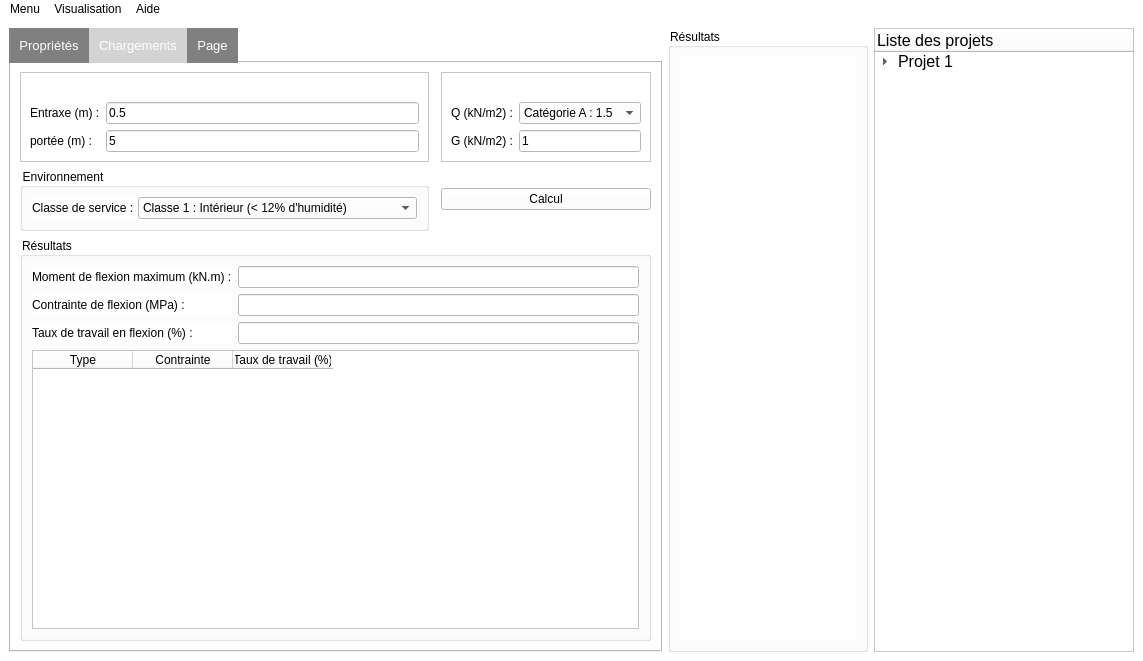
<?xml version="1.0" encoding="UTF-8"?>
<ui version="4.0">
 <class>MainWindow</class>
 <widget class="QMainWindow" name="MainWindow">
  <property name="geometry">
   <rect>
    <x>0</x>
    <y>0</y>
    <width>1143</width>
    <height>661</height>
   </rect>
  </property>
  <property name="windowTitle">
   <string>MainWindow</string>
  </property>
  <property name="styleSheet">
   <string notr="true">background-color: rgb(255, 255, 255);</string>
  </property>
  <widget class="QWidget" name="centralwidget">
   <layout class="QHBoxLayout" name="horizontalLayout_2">
    <item>
     <widget class="QTabWidget" name="tabWidget">
      <property name="maximumSize">
       <size>
        <width>800</width>
        <height>2500</height>
       </size>
      </property>
      <property name="font">
       <font>
        <pointsize>10</pointsize>
       </font>
      </property>
      <property name="styleSheet">
       <string notr="true">QTabWidget::tab-bar {
   border: 1px solid gray;
}

QTabBar::tab {
  background: gray;
  color: white;
  padding: 10px;
 }

 QTabBar::tab:selected {
  background: lightgray;
 }
</string>
      </property>
      <property name="currentIndex">
       <number>1</number>
      </property>
      <widget class="QWidget" name="tab">
       <attribute name="icon">
        <iconset>
         <normaloff>icons/beam_rect.png</normaloff>icons/beam_rect.png</iconset>
       </attribute>
       <attribute name="title">
        <string>Propriétés</string>
       </attribute>
       <layout class="QGridLayout" name="gridLayout_4">
        <item row="0" column="0">
         <widget class="QLabel" name="label_3">
          <property name="sizePolicy">
           <sizepolicy hsizetype="Fixed" vsizetype="Fixed">
            <horstretch>20</horstretch>
            <verstretch>60</verstretch>
           </sizepolicy>
          </property>
          <property name="maximumSize">
           <size>
            <width>130</width>
            <height>190</height>
           </size>
          </property>
          <property name="baseSize">
           <size>
            <width>20</width>
            <height>60</height>
           </size>
          </property>
          <property name="text">
           <string/>
          </property>
          <property name="pixmap">
           <pixmap>images/section.png</pixmap>
          </property>
          <property name="scaledContents">
           <bool>true</bool>
          </property>
         </widget>
        </item>
        <item row="0" column="1">
         <widget class="QFrame" name="frame">
          <property name="maximumSize">
           <size>
            <width>5000</width>
            <height>200</height>
           </size>
          </property>
          <property name="frameShape">
           <enum>QFrame::StyledPanel</enum>
          </property>
          <property name="frameShadow">
           <enum>QFrame::Raised</enum>
          </property>
          <layout class="QGridLayout" name="gridLayout">
           <item row="1" column="0" colspan="2">
            <widget class="QLabel" name="label_4">
             <property name="sizePolicy">
              <sizepolicy hsizetype="MinimumExpanding" vsizetype="MinimumExpanding">
               <horstretch>0</horstretch>
               <verstretch>0</verstretch>
              </sizepolicy>
             </property>
             <property name="text">
              <string>hauteur (mm) :</string>
             </property>
             <property name="scaledContents">
              <bool>false</bool>
             </property>
            </widget>
           </item>
           <item row="1" column="2">
            <widget class="QLineEdit" name="le_h">
             <property name="text">
              <string>10</string>
             </property>
            </widget>
           </item>
           <item row="2" column="1" colspan="2">
            <widget class="QLineEdit" name="le_b">
             <property name="text">
              <string>10</string>
             </property>
            </widget>
           </item>
           <item row="2" column="0">
            <widget class="QLabel" name="label_5">
             <property name="sizePolicy">
              <sizepolicy hsizetype="MinimumExpanding" vsizetype="MinimumExpanding">
               <horstretch>0</horstretch>
               <verstretch>0</verstretch>
              </sizepolicy>
             </property>
             <property name="text">
              <string>base (mm) :</string>
             </property>
             <property name="scaledContents">
              <bool>false</bool>
             </property>
            </widget>
           </item>
           <item row="0" column="0">
            <widget class="QLabel" name="label_9">
             <property name="text">
              <string>Type de section :</string>
             </property>
            </widget>
           </item>
           <item row="0" column="2">
            <widget class="QComboBox" name="comboBox">
             <property name="styleSheet">
              <string notr="true">color: black</string>
             </property>
             <item>
              <property name="text">
               <string>Rectangulaire</string>
              </property>
             </item>
             <item>
              <property name="text">
               <string>Circulaire</string>
              </property>
             </item>
             <item>
              <property name="text">
               <string>IPE</string>
              </property>
             </item>
             <item>
              <property name="text">
               <string>HEB</string>
              </property>
             </item>
             <item>
              <property name="text">
               <string>UPN</string>
              </property>
             </item>
            </widget>
           </item>
          </layout>
         </widget>
        </item>
        <item row="1" column="1">
         <widget class="QFrame" name="frame_2">
          <property name="maximumSize">
           <size>
            <width>16777215</width>
            <height>160</height>
           </size>
          </property>
          <property name="frameShape">
           <enum>QFrame::StyledPanel</enum>
          </property>
          <property name="frameShadow">
           <enum>QFrame::Raised</enum>
          </property>
          <layout class="QGridLayout" name="gridLayout_2">
           <item row="1" column="0">
            <widget class="QLabel" name="label_7">
             <property name="sizePolicy">
              <sizepolicy hsizetype="MinimumExpanding" vsizetype="MinimumExpanding">
               <horstretch>0</horstretch>
               <verstretch>0</verstretch>
              </sizepolicy>
             </property>
             <property name="text">
              <string>Iy (mm4) :</string>
             </property>
             <property name="scaledContents">
              <bool>false</bool>
             </property>
            </widget>
           </item>
           <item row="0" column="2">
            <widget class="QLineEdit" name="le_Iz">
             <property name="text">
              <string>-</string>
             </property>
            </widget>
           </item>
           <item row="2" column="0">
            <widget class="QLabel" name="label_8">
             <property name="sizePolicy">
              <sizepolicy hsizetype="MinimumExpanding" vsizetype="MinimumExpanding">
               <horstretch>0</horstretch>
               <verstretch>0</verstretch>
              </sizepolicy>
             </property>
             <property name="text">
              <string>Aire (mm2) :</string>
             </property>
             <property name="scaledContents">
              <bool>false</bool>
             </property>
            </widget>
           </item>
           <item row="1" column="1" colspan="2">
            <widget class="QLineEdit" name="le_Iy">
             <property name="text">
              <string>-</string>
             </property>
            </widget>
           </item>
           <item row="2" column="2">
            <widget class="QLineEdit" name="le_A">
             <property name="text">
              <string>-</string>
             </property>
            </widget>
           </item>
           <item row="0" column="0" colspan="2">
            <widget class="QLabel" name="label_6">
             <property name="sizePolicy">
              <sizepolicy hsizetype="MinimumExpanding" vsizetype="MinimumExpanding">
               <horstretch>0</horstretch>
               <verstretch>0</verstretch>
              </sizepolicy>
             </property>
             <property name="text">
              <string>Iz (mm4) :</string>
             </property>
             <property name="scaledContents">
              <bool>false</bool>
             </property>
            </widget>
           </item>
          </layout>
         </widget>
        </item>
        <item row="2" column="0" colspan="2">
         <widget class="QGroupBox" name="groupBox_4">
          <property name="title">
           <string>Choix du matériaux :</string>
          </property>
          <layout class="QGridLayout" name="gridLayout_3">
           <item row="0" column="0">
            <widget class="QLabel" name="label_18">
             <property name="text">
              <string>Type bois :</string>
             </property>
            </widget>
           </item>
           <item row="0" column="1">
            <widget class="QComboBox" name="cb_type_bois">
             <property name="styleSheet">
              <string notr="true">color: rgb(0, 0, 0);</string>
             </property>
             <item>
              <property name="text">
               <string>Résineux (EN 338)</string>
              </property>
             </item>
             <item>
              <property name="text">
               <string>Feuillus (EN 338)</string>
              </property>
             </item>
             <item>
              <property name="text">
               <string>Lamelé collé</string>
              </property>
             </item>
            </widget>
           </item>
           <item row="1" column="0">
            <widget class="QLabel" name="label_19">
             <property name="text">
              <string>Classe de résistance :</string>
             </property>
            </widget>
           </item>
           <item row="1" column="1">
            <widget class="QComboBox" name="cb_classe_resistance">
             <property name="styleSheet">
              <string notr="true">color: rgb(0, 0, 0);</string>
             </property>
            </widget>
           </item>
          </layout>
         </widget>
        </item>
        <item row="3" column="0">
         <widget class="QPushButton" name="pb_calcul_section">
          <property name="text">
           <string>Calculer les propriétés de section</string>
          </property>
          <property name="icon">
           <iconset>
            <normaloff>images/calculator.png</normaloff>images/calculator.png</iconset>
          </property>
         </widget>
        </item>
       </layout>
      </widget>
      <widget class="QWidget" name="tab_2">
       <attribute name="icon">
        <iconset>
         <normaloff>icons/opt.png</normaloff>icons/opt.png</iconset>
       </attribute>
       <attribute name="title">
        <string>Chargements</string>
       </attribute>
       <layout class="QGridLayout" name="gridLayout_6">
        <item row="1" column="0">
         <widget class="QFrame" name="frame_3">
          <property name="frameShape">
           <enum>QFrame::StyledPanel</enum>
          </property>
          <property name="frameShadow">
           <enum>QFrame::Raised</enum>
          </property>
          <layout class="QGridLayout" name="gridLayout_7">
           <item row="1" column="0">
            <widget class="QLabel" name="label_16">
             <property name="text">
              <string>Entraxe (m) :</string>
             </property>
            </widget>
           </item>
           <item row="2" column="1">
            <widget class="QLineEdit" name="le_portee">
             <property name="text">
              <string>5</string>
             </property>
            </widget>
           </item>
           <item row="2" column="0">
            <widget class="QLabel" name="label_12">
             <property name="text">
              <string>portée (m) :</string>
             </property>
            </widget>
           </item>
           <item row="1" column="1">
            <widget class="QLineEdit" name="le_entraxe">
             <property name="text">
              <string>0.5</string>
             </property>
            </widget>
           </item>
           <item row="0" column="0" colspan="2" alignment="Qt::AlignHCenter">
            <widget class="QLabel" name="label_15">
             <property name="maximumSize">
              <size>
               <width>250</width>
               <height>180</height>
              </size>
             </property>
             <property name="text">
              <string/>
             </property>
             <property name="pixmap">
              <pixmap>images/iso_view.png</pixmap>
             </property>
             <property name="scaledContents">
              <bool>true</bool>
             </property>
            </widget>
           </item>
          </layout>
         </widget>
        </item>
        <item row="1" column="2">
         <widget class="QFrame" name="frame_4">
          <property name="frameShape">
           <enum>QFrame::StyledPanel</enum>
          </property>
          <property name="frameShadow">
           <enum>QFrame::Raised</enum>
          </property>
          <layout class="QGridLayout" name="gridLayout_5">
           <item row="2" column="0">
            <widget class="QLabel" name="label_10">
             <property name="text">
              <string>G (kN/m2) :</string>
             </property>
            </widget>
           </item>
           <item row="1" column="1">
            <widget class="QComboBox" name="cb_Q">
             <property name="styleSheet">
              <string notr="true">color: black</string>
             </property>
             <item>
              <property name="text">
               <string>Catégorie A : 1.5</string>
              </property>
             </item>
             <item>
              <property name="text">
               <string>Catégorie B : 2.5</string>
              </property>
             </item>
             <item>
              <property name="text">
               <string>Catégorie C : 4.0</string>
              </property>
             </item>
            </widget>
           </item>
           <item row="2" column="1">
            <widget class="QLineEdit" name="le_G">
             <property name="text">
              <string>1</string>
             </property>
            </widget>
           </item>
           <item row="1" column="0">
            <widget class="QLabel" name="label_2">
             <property name="text">
              <string>Q (kN/m2) :</string>
             </property>
            </widget>
           </item>
           <item row="0" column="0" colspan="2" alignment="Qt::AlignHCenter">
            <widget class="QLabel" name="label">
             <property name="enabled">
              <bool>true</bool>
             </property>
             <property name="sizePolicy">
              <sizepolicy hsizetype="Fixed" vsizetype="Fixed">
               <horstretch>0</horstretch>
               <verstretch>0</verstretch>
              </sizepolicy>
             </property>
             <property name="maximumSize">
              <size>
               <width>250</width>
               <height>180</height>
              </size>
             </property>
             <property name="baseSize">
              <size>
               <width>100</width>
               <height>60</height>
              </size>
             </property>
             <property name="text">
              <string/>
             </property>
             <property name="pixmap">
              <pixmap>images/side_view.png</pixmap>
             </property>
             <property name="scaledContents">
              <bool>true</bool>
             </property>
            </widget>
           </item>
          </layout>
         </widget>
        </item>
        <item row="2" column="0">
         <widget class="QGroupBox" name="groupBox">
          <property name="title">
           <string>Environnement</string>
          </property>
          <layout class="QHBoxLayout" name="horizontalLayout">
           <item>
            <widget class="QLabel" name="label_11">
             <property name="maximumSize">
              <size>
               <width>100</width>
               <height>16777215</height>
              </size>
             </property>
             <property name="text">
              <string>Classe de service :</string>
             </property>
             <property name="scaledContents">
              <bool>false</bool>
             </property>
            </widget>
           </item>
           <item>
            <widget class="QComboBox" name="comboBox_2">
             <property name="styleSheet">
              <string notr="true">color: black</string>
             </property>
             <item>
              <property name="text">
               <string>Classe 1 : Intérieur (&lt; 12% d'humidité)</string>
              </property>
             </item>
             <item>
              <property name="text">
               <string>Classe 2 : Extérieur arbitré (&lt; 20% d'humidité)</string>
              </property>
             </item>
             <item>
              <property name="text">
               <string>Classe 3 : Extérieur</string>
              </property>
             </item>
            </widget>
           </item>
          </layout>
         </widget>
        </item>
        <item row="2" column="2">
         <widget class="QPushButton" name="pb_solive">
          <property name="styleSheet">
           <string notr="true"/>
          </property>
          <property name="text">
           <string>Calcul</string>
          </property>
          <property name="icon">
           <iconset>
            <normaloff>icons/calculator.png</normaloff>icons/calculator.png</iconset>
          </property>
          <property name="iconSize">
           <size>
            <width>30</width>
            <height>30</height>
           </size>
          </property>
         </widget>
        </item>
        <item row="3" column="0" colspan="3">
         <widget class="QGroupBox" name="groupBox_2">
          <property name="title">
           <string>Résultats</string>
          </property>
          <layout class="QGridLayout" name="gridLayout_8">
           <item row="2" column="1">
            <widget class="QLineEdit" name="le_contrainte_max"/>
           </item>
           <item row="2" column="0">
            <widget class="QLabel" name="label_14">
             <property name="text">
              <string>Contrainte de flexion (MPa) :</string>
             </property>
            </widget>
           </item>
           <item row="0" column="1">
            <widget class="QLineEdit" name="le_moment_max"/>
           </item>
           <item row="0" column="0">
            <widget class="QLabel" name="label_13">
             <property name="text">
              <string>Moment de flexion maximum (kN.m) :</string>
             </property>
            </widget>
           </item>
           <item row="3" column="1">
            <widget class="QLineEdit" name="le_t_f"/>
           </item>
           <item row="3" column="0">
            <widget class="QLabel" name="label_17">
             <property name="text">
              <string>Taux de travail en flexion (%) :</string>
             </property>
            </widget>
           </item>
           <item row="4" column="0" colspan="2">
            <widget class="QTableWidget" name="tw_results">
             <column>
              <property name="text">
               <string>Type</string>
              </property>
             </column>
             <column>
              <property name="text">
               <string>Contrainte</string>
              </property>
             </column>
             <column>
              <property name="text">
               <string>Taux de travail (%)</string>
              </property>
             </column>
            </widget>
           </item>
          </layout>
         </widget>
        </item>
       </layout>
      </widget>
      <widget class="QWidget" name="tab_3">
       <attribute name="title">
        <string>Page</string>
       </attribute>
       <layout class="QGridLayout" name="gridLayout_10">
        <item row="0" column="0">
         <widget class="snow_widget" name="snow_widget" native="true"/>
        </item>
       </layout>
      </widget>
     </widget>
    </item>
    <item>
     <widget class="QGroupBox" name="groupBox_3">
      <property name="minimumSize">
       <size>
        <width>200</width>
        <height>0</height>
       </size>
      </property>
      <property name="maximumSize">
       <size>
        <width>1000</width>
        <height>16777215</height>
       </size>
      </property>
      <property name="styleSheet">
       <string notr="true"/>
      </property>
      <property name="title">
       <string>Résultats</string>
      </property>
      <layout class="QGridLayout" name="gridLayout_9">
       <item row="0" column="0">
        <widget class="MplWidget" name="MplWidget" native="true"/>
       </item>
      </layout>
     </widget>
    </item>
    <item>
     <widget class="QTreeWidget" name="treeWidget">
      <property name="minimumSize">
       <size>
        <width>250</width>
        <height>0</height>
       </size>
      </property>
      <property name="maximumSize">
       <size>
        <width>300</width>
        <height>1000</height>
       </size>
      </property>
      <property name="animated">
       <bool>true</bool>
      </property>
      <property name="allColumnsShowFocus">
       <bool>false</bool>
      </property>
      <property name="wordWrap">
       <bool>false</bool>
      </property>
      <property name="headerHidden">
       <bool>false</bool>
      </property>
      <attribute name="headerCascadingSectionResizes">
       <bool>false</bool>
      </attribute>
      <column>
       <property name="text">
        <string>Liste des projets</string>
       </property>
       <property name="font">
        <font>
         <pointsize>12</pointsize>
        </font>
       </property>
      </column>
      <item>
       <property name="text">
        <string>Projet 1</string>
       </property>
       <property name="font">
        <font>
         <pointsize>12</pointsize>
        </font>
       </property>
       <property name="icon">
        <iconset>
         <normaloff>icons/solive.png</normaloff>icons/solive.png</iconset>
       </property>
       <property name="flags">
        <set>ItemIsSelectable|ItemIsEditable|ItemIsDragEnabled|ItemIsUserCheckable|ItemIsEnabled</set>
       </property>
       <item>
        <property name="text">
         <string>Calcul solive 1</string>
        </property>
        <property name="font">
         <font>
          <pointsize>12</pointsize>
         </font>
        </property>
        <property name="icon">
         <iconset>
          <normaloff>icons/board.png</normaloff>icons/board.png</iconset>
        </property>
        <item>
         <property name="text">
          <string>Calcul sabot 1</string>
         </property>
         <property name="font">
          <font>
           <pointsize>12</pointsize>
          </font>
         </property>
         <property name="icon">
          <iconset>
           <normaloff>images/sabot.jpg</normaloff>images/sabot.jpg</iconset>
         </property>
        </item>
       </item>
       <item>
        <property name="text">
         <string>Calcul arba 1</string>
        </property>
        <property name="font">
         <font>
          <pointsize>12</pointsize>
         </font>
        </property>
        <property name="icon">
         <iconset>
          <normaloff>icons/maison.png</normaloff>icons/maison.png</iconset>
        </property>
       </item>
      </item>
     </widget>
    </item>
   </layout>
  </widget>
  <widget class="QMenuBar" name="menubar">
   <property name="geometry">
    <rect>
     <x>0</x>
     <y>0</y>
     <width>1143</width>
     <height>21</height>
    </rect>
   </property>
   <widget class="QMenu" name="menuMenu">
    <property name="title">
     <string>Menu</string>
    </property>
   </widget>
   <widget class="QMenu" name="menuVisualisation">
    <property name="title">
     <string>Visualisation</string>
    </property>
   </widget>
   <widget class="QMenu" name="menuAide">
    <property name="title">
     <string>Aide</string>
    </property>
   </widget>
   <addaction name="menuMenu"/>
   <addaction name="menuVisualisation"/>
   <addaction name="menuAide"/>
  </widget>
 </widget>
 <customwidgets>
  <customwidget>
   <class>MplWidget</class>
   <extends>QWidget</extends>
   <header>mplwidget.h</header>
   <container>1</container>
  </customwidget>
  <customwidget>
   <class>snow_widget</class>
   <extends>QWidget</extends>
   <header>snow_widget.h</header>
   <container>1</container>
  </customwidget>
 </customwidgets>
 <resources/>
 <connections/>
</ui>
